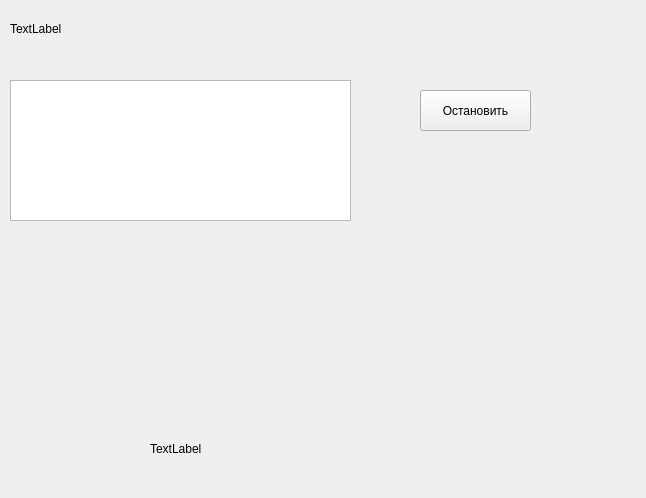
<?xml version="1.0" encoding="UTF-8"?>
<ui version="4.0">
 <class>Modelation</class>
 <widget class="QWidget" name="Modelation">
  <property name="geometry">
   <rect>
    <x>0</x>
    <y>0</y>
    <width>646</width>
    <height>498</height>
   </rect>
  </property>
  <property name="windowTitle">
   <string>Form</string>
  </property>
  <widget class="QLabel" name="label">
   <property name="geometry">
    <rect>
     <x>10</x>
     <y>20</y>
     <width>67</width>
     <height>17</height>
    </rect>
   </property>
   <property name="text">
    <string>TextLabel</string>
   </property>
  </widget>
  <widget class="QListWidget" name="listWidget_output">
   <property name="geometry">
    <rect>
     <x>10</x>
     <y>80</y>
     <width>341</width>
     <height>141</height>
    </rect>
   </property>
   <property name="viewMode">
    <enum>QListView::IconMode</enum>
   </property>
  </widget>
  <widget class="QPushButton" name="btn_stop">
   <property name="geometry">
    <rect>
     <x>420</x>
     <y>90</y>
     <width>111</width>
     <height>41</height>
    </rect>
   </property>
   <property name="text">
    <string>Остановить</string>
   </property>
  </widget>
  <widget class="QLabel" name="label_2">
   <property name="geometry">
    <rect>
     <x>150</x>
     <y>440</y>
     <width>67</width>
     <height>17</height>
    </rect>
   </property>
   <property name="text">
    <string>TextLabel</string>
   </property>
  </widget>
 </widget>
 <resources/>
 <connections/>
</ui>
